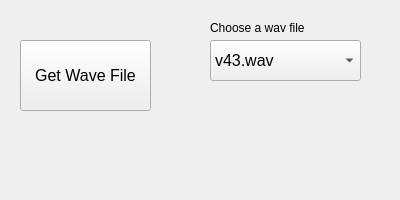
<?xml version="1.0" encoding="UTF-8"?>
<ui version="4.0">
 <class>Widget</class>
 <widget class="QWidget" name="Widget">
  <property name="geometry">
   <rect>
    <x>0</x>
    <y>0</y>
    <width>400</width>
    <height>200</height>
   </rect>
  </property>
  <property name="windowTitle">
   <string>Widget</string>
  </property>
  <widget class="QPushButton" name="btnGetWav">
   <property name="geometry">
    <rect>
     <x>20</x>
     <y>40</y>
     <width>131</width>
     <height>71</height>
    </rect>
   </property>
   <property name="font">
    <font>
     <pointsize>12</pointsize>
    </font>
   </property>
   <property name="text">
    <string>Get Wave File</string>
   </property>
  </widget>
  <widget class="QComboBox" name="cboWaveFile">
   <property name="geometry">
    <rect>
     <x>210</x>
     <y>40</y>
     <width>151</width>
     <height>41</height>
    </rect>
   </property>
   <property name="font">
    <font>
     <pointsize>12</pointsize>
    </font>
   </property>
   <property name="frame">
    <bool>true</bool>
   </property>
   <item>
    <property name="text">
     <string>v43.wav</string>
    </property>
   </item>
   <item>
    <property name="text">
     <string>v45.wav</string>
    </property>
   </item>
   <item>
    <property name="text">
     <string>v47.wav</string>
    </property>
   </item>
   <item>
    <property name="text">
     <string>v48.wav</string>
    </property>
   </item>
   <item>
    <property name="text">
     <string>v50.wav</string>
    </property>
   </item>
   <item>
    <property name="text">
     <string>v52.wav</string>
    </property>
   </item>
   <item>
    <property name="text">
     <string>v54.wav</string>
    </property>
   </item>
   <item>
    <property name="text">
     <string>v55.wav</string>
    </property>
   </item>
  </widget>
  <widget class="QLabel" name="label">
   <property name="geometry">
    <rect>
     <x>210</x>
     <y>20</y>
     <width>151</width>
     <height>16</height>
    </rect>
   </property>
   <property name="text">
    <string>Choose a wav file</string>
   </property>
  </widget>
 </widget>
 <resources/>
 <connections/>
</ui>
